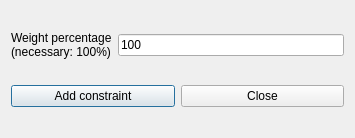
<?xml version="1.0" encoding="UTF-8"?>
<ui version="4.0">
 <class>AddConstraintBasicCompulsorySpaceForm_template</class>
 <widget class="QDialog" name="AddConstraintBasicCompulsorySpaceForm_template">
  <property name="geometry">
   <rect>
    <x>0</x>
    <y>0</y>
    <width>355</width>
    <height>138</height>
   </rect>
  </property>
  <property name="windowTitle">
   <string extracomment="This is the title of the dialog to add a new constraint of this type">Add basic compulsory space</string>
  </property>
  <layout class="QGridLayout" name="gridLayout">
   <item row="0" column="0">
    <layout class="QHBoxLayout" name="horizontalLayout_2">
     <item>
      <widget class="QLabel" name="weightTextLabel">
       <property name="frameShape">
        <enum>QFrame::NoFrame</enum>
       </property>
       <property name="frameShadow">
        <enum>QFrame::Plain</enum>
       </property>
       <property name="text">
        <string>Weight percentage
(necessary: 100%)</string>
       </property>
       <property name="wordWrap">
        <bool>false</bool>
       </property>
      </widget>
     </item>
     <item>
      <widget class="QLineEdit" name="weightLineEdit">
       <property name="text">
        <string>100</string>
       </property>
      </widget>
     </item>
    </layout>
   </item>
   <item row="1" column="0">
    <layout class="QHBoxLayout" name="horizontalLayout">
     <item>
      <widget class="QPushButton" name="addConstraintPushButton">
       <property name="text">
        <string>Add constraint</string>
       </property>
      </widget>
     </item>
     <item>
      <widget class="QPushButton" name="closePushButton">
       <property name="text">
        <string>Close</string>
       </property>
      </widget>
     </item>
    </layout>
   </item>
  </layout>
 </widget>
 <layoutdefault spacing="6" margin="11"/>
 <tabstops>
  <tabstop>weightLineEdit</tabstop>
  <tabstop>addConstraintPushButton</tabstop>
  <tabstop>closePushButton</tabstop>
 </tabstops>
 <resources/>
 <connections/>
</ui>
